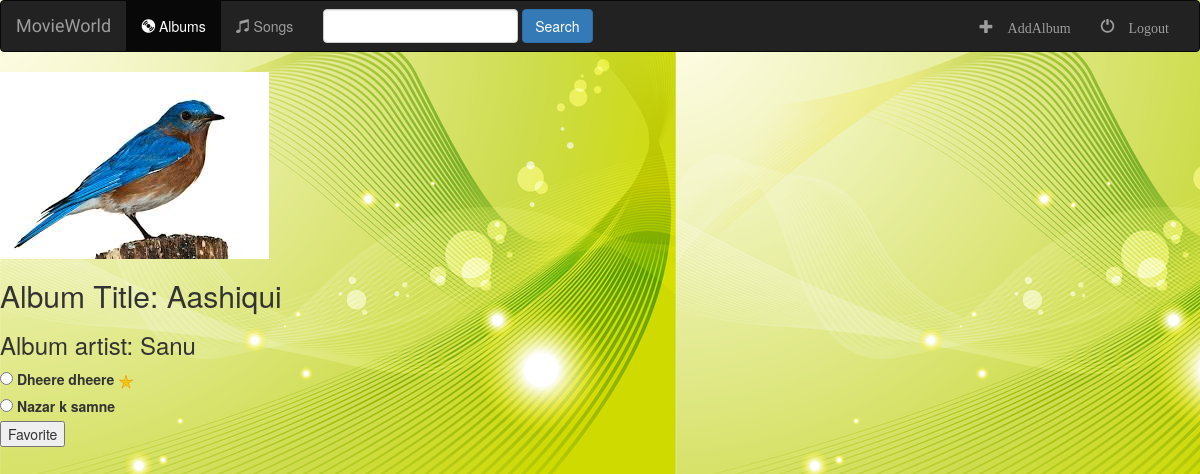
The page /music/1/ on the database as committed earlier.
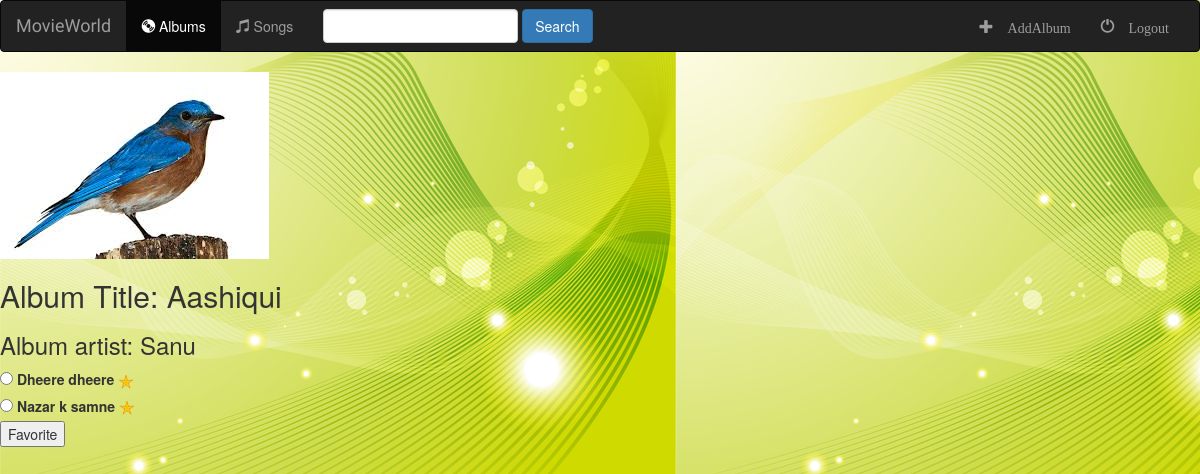
The same page on the database as committed later.
### music/models.py (models this page shows, shortened)
class Song(models.Model):
    album = models.ForeignKey(Album, on_delete=models.CASCADE)
    song_title = models.CharField(max_length=200)
    file_type = models.CharField(max_length=100)
    is_favorite = models.BooleanField(default=False)

### music/views.py (the view)
# urls.py: path('<int:id>/', views.details, name='detail'),
def details(request, id):
    album = get_object_or_404(Album, pk=id)
    return render(request, 'music/detail.html', {'album': album})

### music/templates/music/detail.html (shortened to what this page needs)
{% extends 'music/base.html' %}
{% load static %}
{% block body %}
    <img src="{% static 'music/images/bird.jpg' %}">
    <h2>Album Title: {{album.album_title}}</h2>
    <h3>Album artist: {{album.artist}}</h3>
    {% if error_msg %}
        <p><strong>{{error_msg}}</strong></p>
    {% else %}
    <form action="{% url 'music:favorite' album.id %}" method="post">
        {% for song in album.song_set.all %}
            <input type="radio" id="song{{ forloop.counter }}" name="song" value="{{song.id}}"/>
            <label for="song{{ forloop.counter }}">
                {{song.song_title}}
                {% if song.is_favorite %}
                    <img src="{% static 'music/images/star.png' %}" alt="my image"/>
                {% endif %}
            </label><br>
        {% endfor %}
        <input type="submit" value="Favorite">
    </form>
    {% endif %}
{% endblock %}

Rows that differ between the two databases and show on the page:
changed Song "Nazar k samne": is_favorite: picture added
